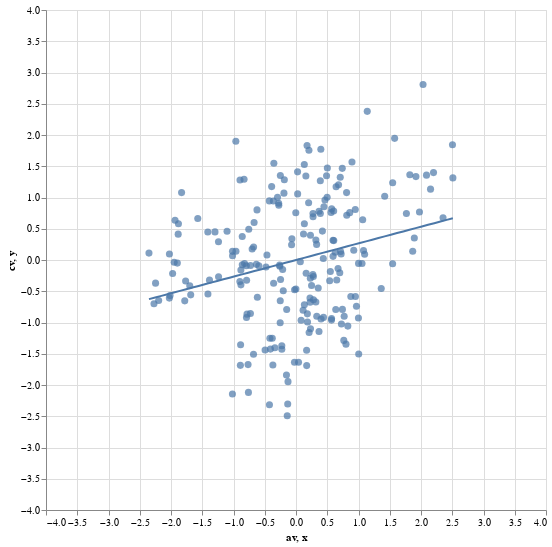

The code cell stored with this chart in its notebook:
### Code cell
points + fit

### Figure 1 — Vega-Lite specification as saved in the notebook (floating-point values rounded to 4 significant figures; data arrays with more than 128 entries replaced by an {"elided": "..."} marker saying what was removed)
{"$schema": "https://vega.github.io/schema/vega-lite/v2.6.0.json", "config": {"view": {"height": 300, "width": 400}}, "datasets": {"data-15868e8662b4cf5c71c206b5f74d39ff": {"elided": "210 records"}, "data-eef8676d8e51b91cef68e71296e41e2c": [{"x": -2.352, "y": -0.6264}, {"x": -2.253, "y": -0.6}, {"x": -2.154, "y": -0.5736}, {"x": -2.055, "y": -0.5471}, {"x": -1.956, "y": -0.5207}, {"x": -1.856, "y": -0.4943}, {"x": -1.757, "y": -0.4679}, {"x": -1.658, "y": -0.4414}, {"x": -1.559, "y": -0.415}, {"x": -1.459, "y": -0.3886}, {"x": -1.36, "y": -0.3622}, {"x": -1.261, "y": -0.3357}, {"x": -1.162, "y": -0.3093}, {"x": -1.062, "y": -0.2829}, {"x": -0.9632, "y": -0.2565}, {"x": -0.8639, "y": -0.23}, {"x": -0.7647, "y": -0.2036}, {"x": -0.6655, "y": -0.1772}, {"x": -0.5662, "y": -0.1508}, {"x": -0.467, "y": -0.1243}, {"x": -0.3678, "y": -0.09792}, {"x": -0.2685, "y": -0.0715}, {"x": -0.1693, "y": -0.04507}, {"x": -0.07004, "y": -0.01865}, {"x": 0.0292, "y": 0.007774}, {"x": 0.1284, "y": 0.0342}, {"x": 0.2277, "y": 0.06062}, {"x": 0.3269, "y": 0.08705}, {"x": 0.4261, "y": 0.1135}, {"x": 0.5254, "y": 0.1399}, {"x": 0.6246, "y": 0.1663}, {"x": 0.7239, "y": 0.1927}, {"x": 0.8231, "y": 0.2192}, {"x": 0.9223, "y": 0.2456}, {"x": 1.022, "y": 0.272}, {"x": 1.121, "y": 0.2984}, {"x": 1.22, "y": 0.3249}, {"x": 1.319, "y": 0.3513}, {"x": 1.419, "y": 0.3777}, {"x": 1.518, "y": 0.4041}, {"x": 1.617, "y": 0.4306}, {"x": 1.716, "y": 0.457}, {"x": 1.815, "y": 0.4834}, {"x": 1.915, "y": 0.5098}, {"x": 2.014, "y": 0.5363}, {"x": 2.113, "y": 0.5627}, {"x": 2.212, "y": 0.5891}, {"x": 2.312, "y": 0.6155}, {"x": 2.411, "y": 0.6419}, {"x": 2.51, "y": 0.6684}]}, "layer": [{"data": {"name": "data-15868e8662b4cf5c71c206b5f74d39ff"}, "encoding": {"tooltip": {"field": "pair", "type": "nominal"}, "x": {"field": "av", "type": "quantitative"}, "y": {"field": "cv", "type": "quantitative"}}, "mark": {"size": 50, "type": "circle"}}, {"data": {"name": "data-eef8676d8e51b91cef68e71296e41e2c"}, "encoding": {"x": {"field": "x", "scale": {"domain": [-4, 4]}, "type": "quantitative"}, "y": {"field": "y", "scale": {"domain": [-4, 4]}, "type": "quantitative"}}, "height": 500, "mark": "line", "width": 500}]}
